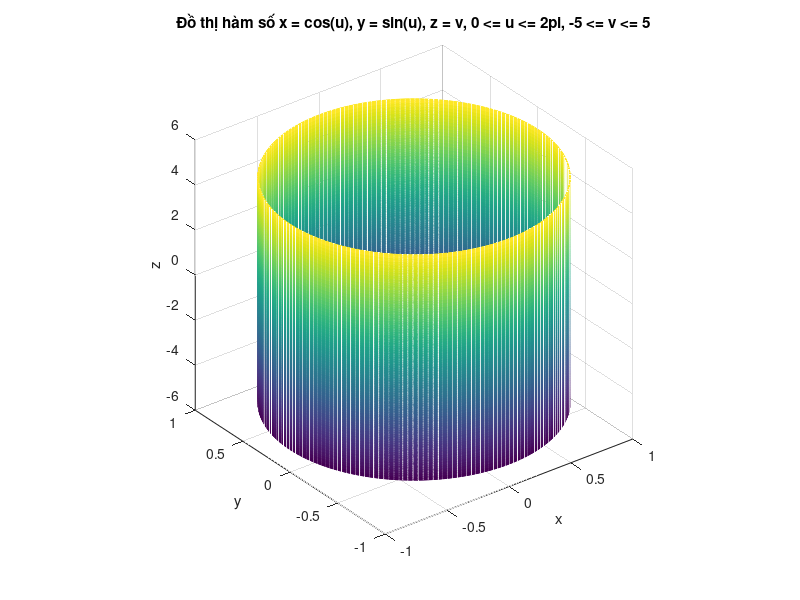

Here is the MATLAB script that generated this plot:
u = 0 : pi/100 : 2*pi;
v = -5 : 0.01 : 5;

[U, V] = meshgrid(u, v);
x = cos(U);
y = sin(U);
z = V;

figure('Name', 'Bài tập 9', 'NumberTitle', 'off')
mesh(x, y, z);
xlabel('x');
ylabel('y');
zlabel('z');
axis square;
title('Đồ thị hàm số x = cos(u), y = sin(u), z = v, 0 <= u <= 2pi, -5 <= v <= 5');
